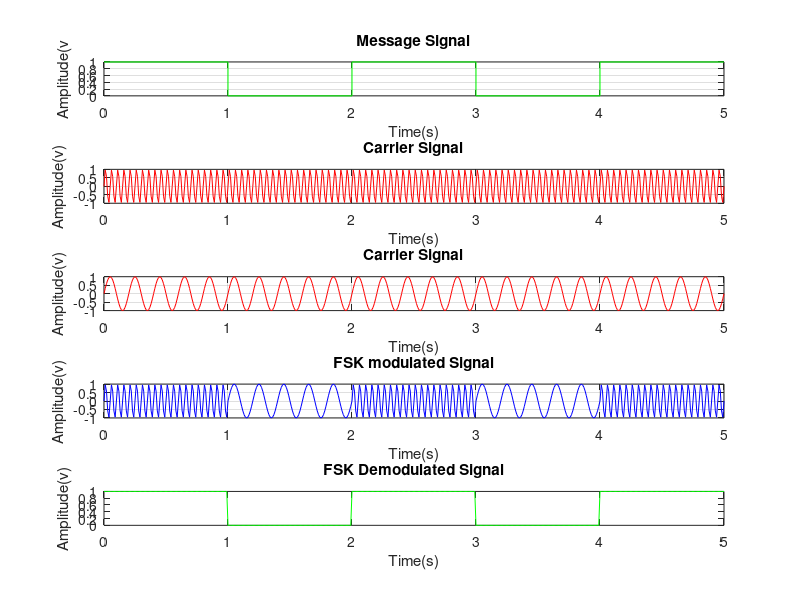

Here is the MATLAB script that generated this plot: (Note: this script raises an error after producing the figure.)

%STUDY OF FREQUENCY SHIFT KEYING(FSK) MODULATION AND DEMODULATION

close all;
clear all;
clf;
fc=20;
fc1=5;
n=[1 0 1 0 1];
l=length(n);
if n(l)==1
    n(l+1)=1;
else
    n(l+1)=0;
end
tn=0:l;
subplot(5,1,1)
stairs(tn,n,'g');
xlabel('Time(s)');
ylabel('Amplitude(v');
title('Message Signal');
grid on;


%Carrier Generation

t=0:0.01:l;
c1=sin(2*pi*fc*t);
subplot(5,1,2);
plot(t,c1,'r');
xlabel('Time(s)');
ylabel('Amplitude(v)');
title('Carrier Signal');
grid on;

t=0:0.01:l;
c2=sin(2*pi*fc1*t);
subplot(5,1,3);
plot(t,c2,'r');
xlabel('Time(s)');
ylabel('Amplitude(v)');

title('Carrier Signal');
grid on;


%FSK Modulated Signal Generation

for i=1:l
    for j=(i-1)*100:i*100
        if(n(i)==1)
            s(j+1)=c1(j+1);
        else
            s(j+1)=c2(j+1);
        end
    end
end

subplot(5,1,4);
plot(t,s,'b');
xlabel('Time(s)');
ylabel('Amplitude(v)');
title('FSK modulated Signal');
grid on;

%FSK demodulated Signal generation
for i=1:l
    for j=(i-1)*100:i*100
        if(s(j+1)==c1(j+1))
            x(j+1)=1;
        else
            x(j+1)=0;
        end
    end
end
subplot(5,1,5);
plot(t,x,'g');
xlabel('Time(s)');
ylabel('Amplitude(v)');
title('FSK Demodulated Signal');
gridon;
